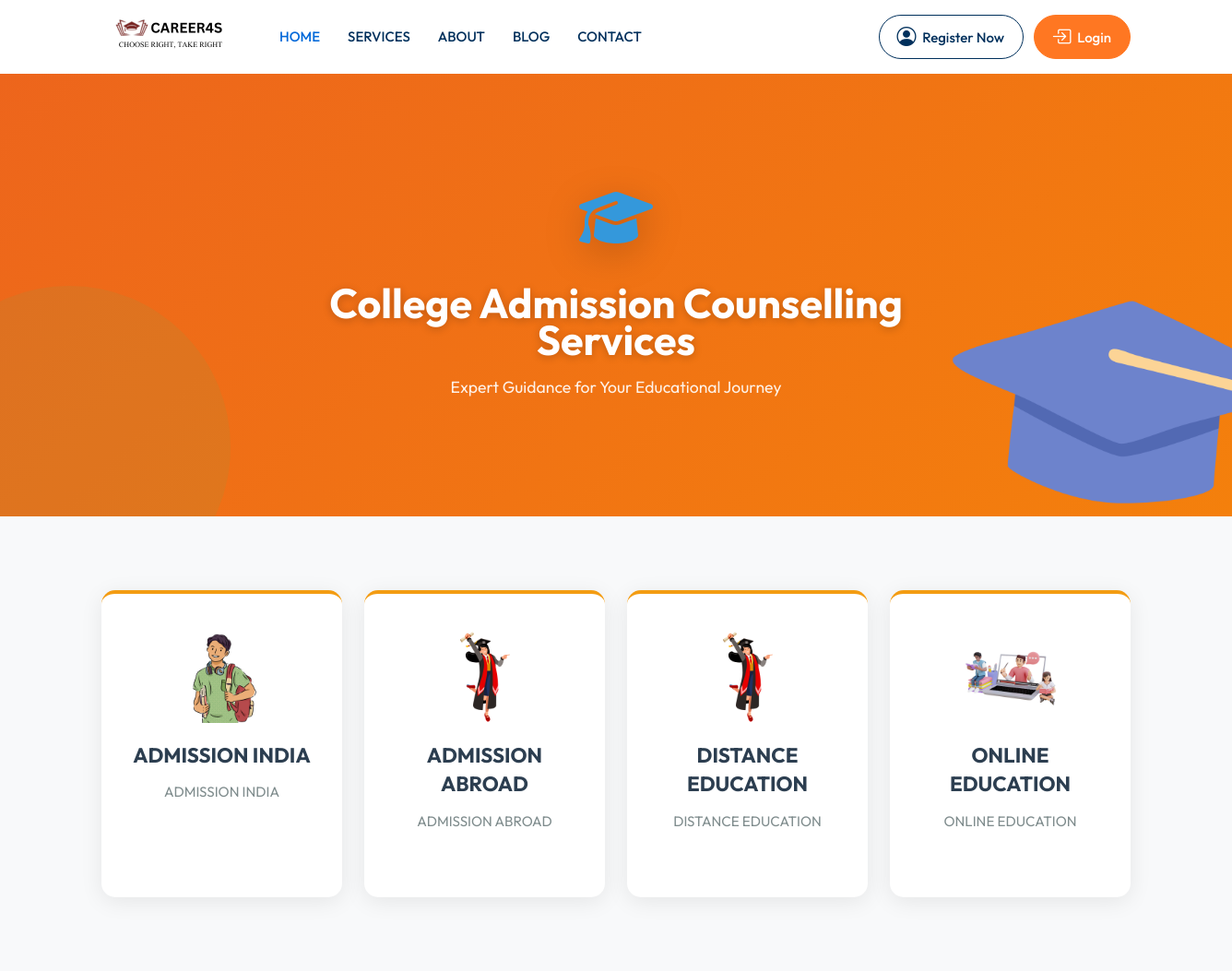
/college-admission-counselling-services/, run on an earlier commit of the app's database.
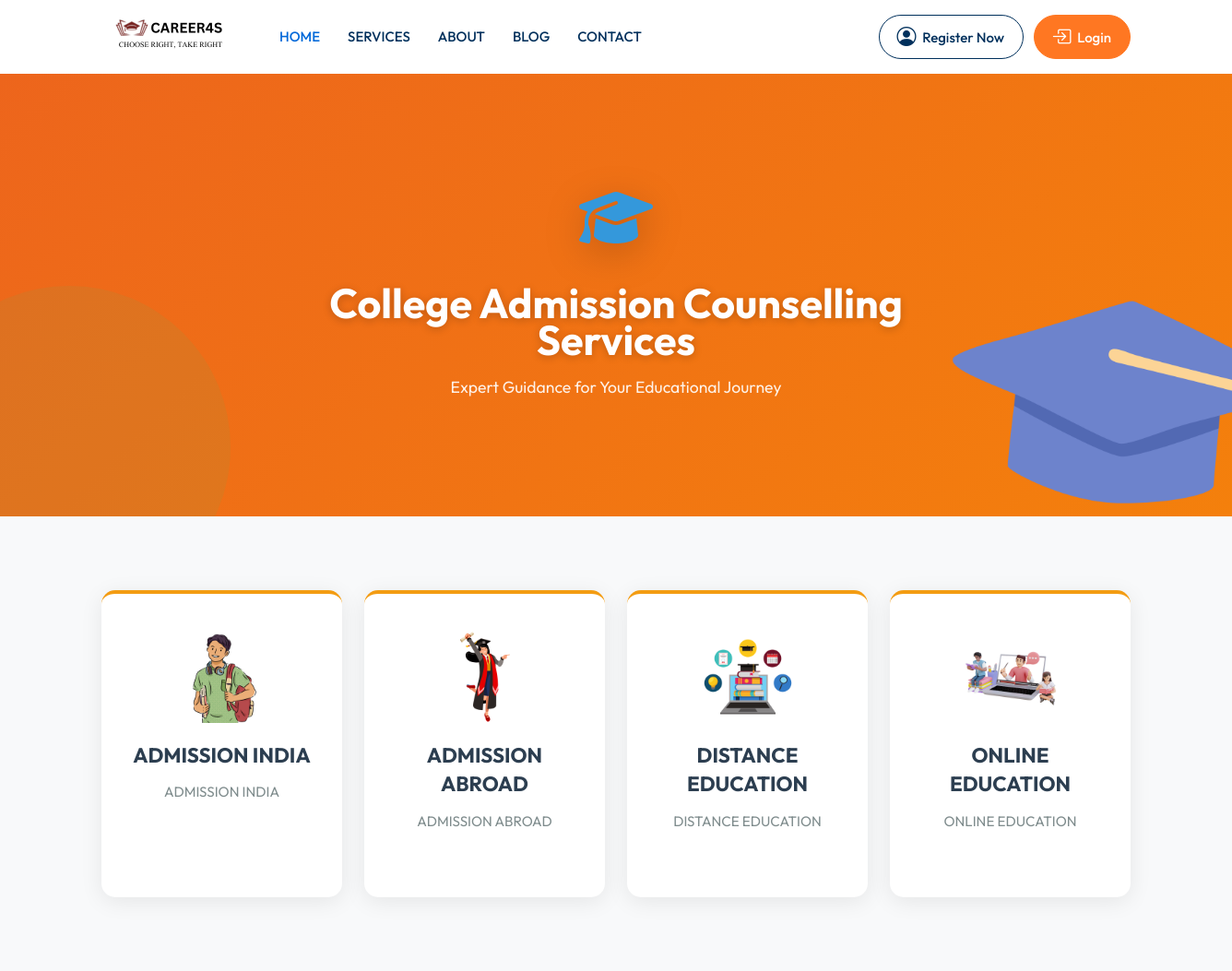
And on a later commit of the database.
### main_app/models.py (models this page shows, shortened)
class CollegeCounsellingCard(models.Model):
    BORDER_COLOR_CHOICES = [
        ('#f39c12', 'Orange'),
        ('#e74c3c', 'Red'),
        ('#2ecc71', 'Green'),
        ('#3498db', 'Blue'),
    ]
    title = models.CharField(max_length=100, help_text="Card title (e.g., Admission India)")
    description = models.TextField(max_length=200, help_text="Short description")
    card_image = models.ImageField(upload_to='counselling_cards/', blank=True, null=True, help_text="Upload image")
    image_url = models.URLField(max_length=500, blank=True, help_text="OR paste image URL")
    redirect_link = models.CharField(max_length=500, blank=True, help_text="Card click pe kaha redirect ho?")
    border_color = models.CharField(max_length=7, default="#f39c12", choices=BORDER_COLOR_CHOICES, help_text="Border color")
    order = models.IntegerField(default=0, help_text="Display order (0, 1, 2...)")
    is_active = models.BooleanField(default=True, help_text="Show on counselling page?")
    created_at = models.DateTimeField(auto_now_add=True)
    updated_at = models.DateTimeField(auto_now=True)
    created_by = models.ForeignKey(User, on_delete=models.SET_NULL, null=True, blank=True)
    class Meta:
        ordering = ['order', 'id']
        verbose_name = "College Counselling Card"
        verbose_name_plural = "College Counselling Cards"
    def get_image(self):
        if self.card_image:
            return self.card_image.url
        return self.image_url if self.image_url else 'https://via.placeholder.com/100'

### main_app/views.py (the view)
def college_counselling_view(request):
    cards = CollegeCounsellingCard.objects.filter(is_active=True)
    context = {'cards': cards}
    return render(request, 'college_counselling.html', context)

### templates/college_counselling.html (shortened to what this page needs)
{% extends 'base.html' %}
{% load static %}
{% block content %}
<section class="services-hero">
    <div class="container">
        <div class="row justify-content-center">
            <div class="col-lg-8 col-md-10 text-center hero-content">
                <div class="hero-icon">
                </div>
                <h1>College Admission Counselling Services</h1>
                <p>Expert Guidance for Your Educational Journey</p>
            </div>
        </div>
    </div>
</section>
<section class="services-section">
    <div class="container">
        <div class="row">
            {% for card in cards %}
            <div class="col-lg-3 col-md-6 col-sm-6">
                <a href="{{ card.redirect_link|default:'#' }}" class="service-card" style="border-top-color: {{ card.border_color }};">
                    <div class="service-icon">
                        <img src="{{ card.get_image }}" alt="{{ card.title }}" class="img-fluid">
                    </div>
                    <h4>{{ card.title }}</h4>
                    <p>{{ card.description }}</p>
                </a>
            </div>
            {% empty %}
            <div class="col-12 text-center py-5">
                <p class="text-muted">No services available at the moment.</p>
            </div>
            {% endfor %}
        </div>
    </div>
</section>
{% endblock %}

What changed in the data, as far as the page shows it:
changed CollegeCounsellingCard "DISTANCE EDUCATION": get_image: a different picture
